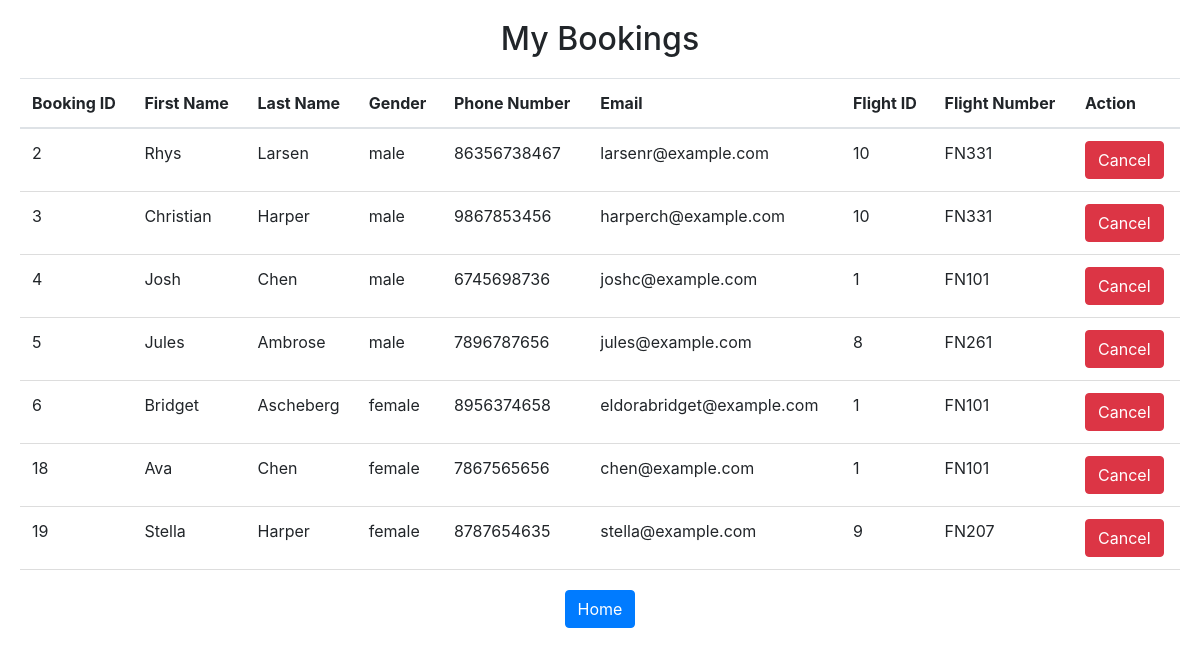
Screenshot of /mybookings (signed in) with the database file from the repository.
### tables this page shows
CREATE TABLE "bookings" (
    booking_id INTEGER PRIMARY KEY AUTOINCREMENT,
    first_name VARCHAR(100) NOT NULL,
    last_name VARCHAR(100) NOT NULL,
    gender VARCHAR(10) NOT NULL,
    phone_number VARCHAR(20) NOT NULL,
    email_id VARCHAR(100) NOT NULL,
    flight_id INTEGER NOT NULL,
    flight_number VARCHAR(10),
username VARCHAR(50),
FOREIGN KEY (flight_id) REFERENCES flights (flight_id),
FOREIGN KEY (username) REFERENCES users(username));

### user.py (the view)
@user_routes.route('/mybookings')
def my_bookings():
    username = session.get('username')
    print(username)
    conn = sqlite3.connect('flightreservationdb.db')
    cursor = conn.cursor()
    cursor.execute("SELECT * FROM bookings WHERE username = ?", (username,))
    bookings = cursor.fetchall()
    conn.close()
    return render_template('/user/mybookings.html', bookings=bookings)

### templates/user/mybookings.html (shortened to what this page needs)
<!DOCTYPE html>
<html lang="en">
<head>
    <link rel="stylesheet" href="https://stackpath.bootstrapcdn.com/bootstrap/4.5.0/css/bootstrap.min.css">
</head>
<body>
    <h2>My Bookings</h2>
    <table class="table">
        <thead>
            <tr>
                <th>Booking ID</th>
                <th>First Name</th>
                <th>Last Name</th>
                <th>Gender</th>
                <th>Phone Number</th>
                <th>Email</th>
                <th>Flight ID</th>
                <th>Flight Number</th>
                <th>Action</th>
            </tr>
        </thead>
        <tbody>
            {% for booking in bookings %}
            <tr>
                <td>{{ booking[0] }}</td>
                <td>{{ booking[1] }}</td>
                <td>{{ booking[2] }}</td>
                <td>{{ booking[3] }}</td>
                <td>{{ booking[4] }}</td>
                <td>{{ booking[5] }}</td>
                <td>{{ booking[6] }}</td>
                <td>{{ booking[7] }}</td>
                <td>
                    <form action="/user/cancelticket/{{ booking[0] }}" method="POST">
                        <button type="submit" class="btn btn-danger">Cancel</button>
                    </form>
                </td>
            </tr>
            {% endfor %}
        </tbody>
    </table>
    <div class="center">
        <a href="/user/home" class="btn btn-primary">Home</a>
    </div>
</body>
</html>

### templates/user/mybookings.html (style rules this page uses)
body { padding: 20px; }
h2 { text-align: center; margin-bottom: 20px; }
table { width: 100%; border-collapse: collapse; }
th, td { padding: 8px; text-align: left; border-bottom: 1px solid #ddd; }
.center { display: flex; justify-content: center; margin-top: 20px; }

### rows the page displays
bookings: booking_id "2", first_name "Rhys", last_name "Larsen", gender "male", phone_number "86356738467", email "larsenr@example.com", flight "10", flight_number "FN331"
bookings: booking_id "3", first_name "Christian", last_name "Harper", gender "male", phone_number "9867853456", email "harperch@example.com", flight "10", flight_number "FN331"
bookings: booking_id "4", first_name "Josh", last_name "Chen", gender "male", phone_number "6745698736", email "joshc@example.com", flight "1", flight_number "FN101"
bookings: booking_id "5", first_name "Jules", last_name "Ambrose", gender "male", phone_number "7896787656", email "jules@example.com", flight "8", flight_number "FN261"
bookings: booking_id "6", first_name "Bridget", last_name "Ascheberg", gender "female", phone_number "8956374658", email "eldorabridget@example.com", flight "1", flight_number "FN101"
bookings: booking_id "18", first_name "Ava", last_name "Chen", gender "female", phone_number "7867565656", email "chen@example.com", flight "1", flight_number "FN101"
bookings: booking_id "19", first_name "Stella", last_name "Harper", gender "female", phone_number "8787654635", email "stella@example.com", flight "9", flight_number "FN207"
